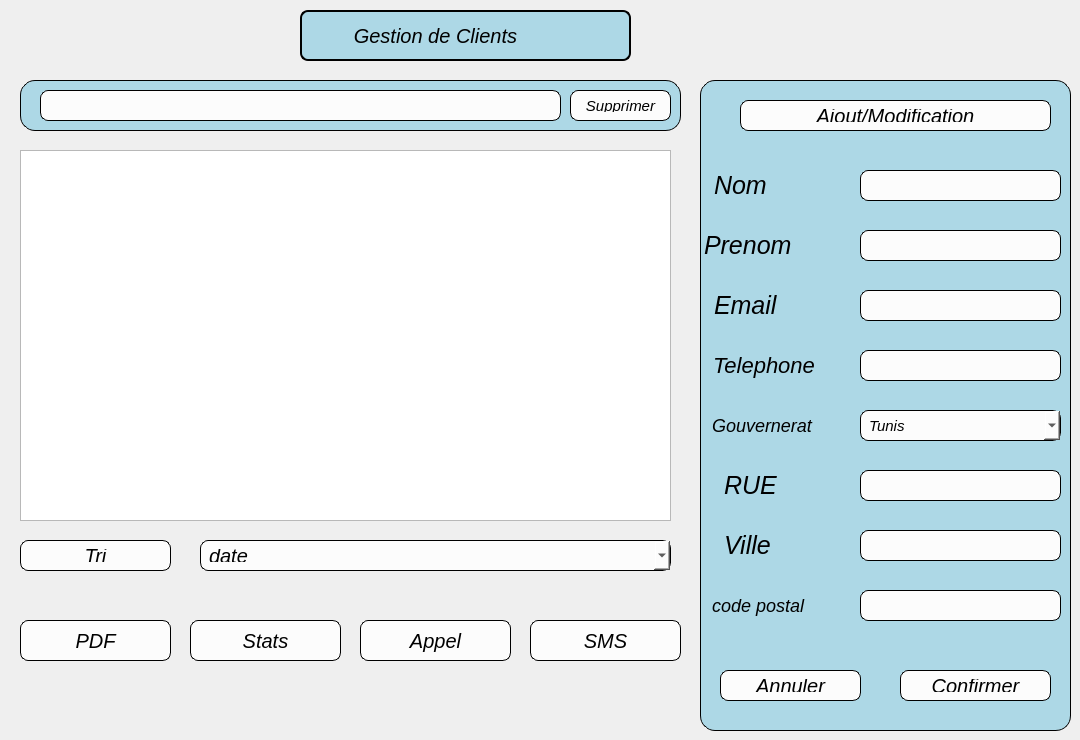
    <widget class="QWidget" name="page_2">
     <widget class="QPushButton" name="pushButton_16">
      <property name="geometry">
       <rect>
        <x>530</x>
        <y>620</y>
        <width>151</width>
        <height>41</height>
       </rect>
      </property>
      <property name="styleSheet">
       <string notr="true">
    background-color: #FCFCFC;   /* Fond rose pastel */
    border: 1px solid black;    /* Contour noir */
    border-radius: 8px;         /* Coins légèrement arrondis */
    color: black;               /* Couleur du texte */
    font-size: 20px;            /* Taille du texte */
    font-family: &quot;Lucida Handwriting&quot;;  /* Police artistique */
    font-style: italic;         /* Optionnel : style italique */
    padding: 8px;               /* Espacement interne */
</string>
      </property>
      <property name="text">
       <string>SMS</string>
      </property>
     </widget>
     <widget class="QPushButton" name="pushButton_17">
      <property name="geometry">
       <rect>
        <x>360</x>
        <y>620</y>
        <width>151</width>
        <height>41</height>
       </rect>
      </property>
      <property name="styleSheet">
       <string notr="true">
    background-color: #FCFCFC;   /* Fond rose pastel */
    border: 1px solid black;    /* Contour noir */
    border-radius: 8px;         /* Coins légèrement arrondis */
    color: black;               /* Couleur du texte */
    font-size: 20px;            /* Taille du texte */
    font-family: &quot;Lucida Handwriting&quot;;  /* Police artistique */
    font-style: italic;         /* Optionnel : style italique */
    padding: 8px;               /* Espacement interne */
</string>
      </property>
      <property name="text">
       <string>Appel</string>
      </property>
     </widget>
     <widget class="QPushButton" name="pushButtonStat">
      <property name="geometry">
       <rect>
        <x>190</x>
        <y>620</y>
        <width>151</width>
        <height>41</height>
       </rect>
      </property>
      <property name="styleSheet">
       <string notr="true">
    background-color: #FCFCFC;   /* Fond rose pastel */
    border: 1px solid black;    /* Contour noir */
    border-radius: 8px;         /* Coins légèrement arrondis */
    color: black;               /* Couleur du texte */
    font-size: 20px;            /* Taille du texte */
    font-family: &quot;Lucida Handwriting&quot;;  /* Police artistique */
    font-style: italic;         /* Optionnel : style italique */
    padding: 8px;               /* Espacement interne */
</string>
      </property>
      <property name="text">
       <string>Stats</string>
      </property>
     </widget>
     <widget class="QPushButton" name="pushButton_19">
      <property name="geometry">
       <rect>
        <x>20</x>
        <y>540</y>
        <width>151</width>
        <height>31</height>
       </rect>
      </property>
      <property name="styleSheet">
       <string notr="true">
    background-color: #FCFCFC;   /* Fond rose pastel */
    border: 1px solid black;    /* Contour noir */
    border-radius: 8px;         /* Coins légèrement arrondis */
    color: black;               /* Couleur du texte */
    font-size: 20px;            /* Taille du texte */
    font-family: &quot;Lucida Handwriting&quot;;  /* Police artistique */
    font-style: italic;         /* Optionnel : style italique */
    padding: 8px;               /* Espacement interne */
</string>
      </property>
      <property name="text">
       <string>Tri</string>
      </property>
     </widget>
     <widget class="QPushButton" name="Supprimer">
      <property name="geometry">
       <rect>
        <x>570</x>
        <y>90</y>
        <width>101</width>
        <height>31</height>
       </rect>
      </property>
      <property name="styleSheet">
       <string notr="true">
    background-color: #FCFCFC;   /* Fond rose pastel */
    border: 1px solid black;    /* Contour noir */
    border-radius: 8px;         /* Coins légèrement arrondis */
    color: black;               /* Couleur du texte */
    font-size: 15px;            /* Taille du texte */
    font-family: &quot;Lucida Handwriting&quot;;  /* Police artistique */
    font-style: italic;         /* Optionnel : style italique */
    padding: 8px;               /* Espacement interne */
</string>
      </property>
      <property name="text">
       <string>Supprimer</string>
      </property>
     </widget>
     <widget class="QPushButton" name="Annuler">
      <property name="geometry">
       <rect>
        <x>720</x>
        <y>670</y>
        <width>141</width>
        <height>31</height>
       </rect>
      </property>
      <property name="styleSheet">
       <string notr="true">
    background-color: #FCFCFC;   /* Fond rose pastel */
    border: 1px solid black;    /* Contour noir */
    border-radius: 8px;         /* Coins légèrement arrondis */
    color: black;               /* Couleur du texte */
    font-size: 20px;            /* Taille du texte */
    font-family: &quot;Lucida Handwriting&quot;;  /* Police artistique */
    font-style: italic;         /* Optionnel : style italique */
    padding: 8px;               /* Espacement interne */
</string>
      </property>
      <property name="text">
       <string>Annuler</string>
      </property>
     </widget>
     <widget class="QLabel" name="label_5">
      <property name="geometry">
       <rect>
        <x>300</x>
        <y>10</y>
        <width>331</width>
        <height>51</height>
       </rect>
      </property>
      <property name="styleSheet">
       <string notr="true">QLabel {
    background-color: #ADD8E6;   
    border: 2px solid black;    /* Contour noir */
    border-radius: 8px;         /* Coins légèrement arrondis */
    color: black;               /* Couleur du texte */
    font-size: 20px;            /* Taille du texte */
    font-family: &quot;Lucida Handwriting&quot;;  /* Police artistique */
    font-style: italic;         /* Optionnel : style italique */
    padding: 8px;               /* Espacement interne */
}</string>
      </property>
      <property name="text">
       <string>       Gestion de Clients</string>
      </property>
     </widget>
     <widget class="QPushButton" name="pushButton_22">
      <property name="geometry">
       <rect>
        <x>740</x>
        <y>100</y>
        <width>311</width>
        <height>31</height>
       </rect>
      </property>
      <property name="styleSheet">
       <string notr="true">
    background-color: #FCFCFC;   /* Fond rose pastel */
    border: 1px solid black;    /* Contour noir */
    border-radius: 8px;         /* Coins légèrement arrondis */
    color: black;               /* Couleur du texte */
    font-size: 20px;            /* Taille du texte */
    font-family: &quot;Lucida Handwriting&quot;;  /* Police artistique */
    font-style: italic;         /* Optionnel : style italique */
    padding: 8px;               /* Espacement interne */
</string>
      </property>
      <property name="text">
       <string>Ajout/Modification</string>
      </property>
     </widget>
     <widget class="QComboBox" name="comboBox_2">
      <property name="geometry">
       <rect>
        <x>200</x>
        <y>540</y>
        <width>471</width>
        <height>31</height>
       </rect>
      </property>
      <property name="styleSheet">
       <string notr="true">
    background-color: #FCFCFC;   /* Fond rose pastel */
    border: 1px solid black;    /* Contour noir */
    border-radius: 8px;         /* Coins légèrement arrondis */
    color: black;               /* Couleur du texte */
    font-size: 20px;            /* Taille du texte */
    font-family: &quot;Lucida Handwriting&quot;;  /* Police artistique */
    font-style: italic;         /* Optionnel : style italique */
    padding: 8px;               /* Espacement interne */
</string>
      </property>
      <item>
       <property name="text">
        <string>date</string>
       </property>
      </item>
      <item>
       <property name="text">
        <string>client</string>
       </property>
      </item>
      <item>
       <property name="text">
        <string>prix le plus eleve</string>
       </property>
      </item>
     </widget>
     <widget class="QPushButton" name="pushButton_23">
      <property name="geometry">
       <rect>
        <x>20</x>
        <y>620</y>
        <width>151</width>
        <height>41</height>
       </rect>
      </property>
      <property name="styleSheet">
       <string notr="true">
    background-color: #FCFCFC;   /* Fond rose pastel */
    border: 1px solid black;    /* Contour noir */
    border-radius: 8px;         /* Coins légèrement arrondis */
    color: black;               /* Couleur du texte */
    font-size: 20px;            /* Taille du texte */
    font-family: &quot;Lucida Handwriting&quot;;  /* Police artistique */
    font-style: italic;         /* Optionnel : style italique */
    padding: 8px;               /* Espacement interne */
</string>
      </property>
      <property name="text">
       <string>PDF</string>
      </property>
     </widget>
     <widget class="QTableView" name="tableView_2">
      <property name="geometry">
       <rect>
        <x>20</x>
        <y>150</y>
        <width>651</width>
        <height>371</height>
       </rect>
      </property>
     </widget>
     <widget class="QPushButton" name="Confirmer">
      <property name="geometry">
       <rect>
        <x>900</x>
        <y>670</y>
        <width>151</width>
        <height>31</height>
       </rect>
      </property>
      <property name="styleSheet">
       <string notr="true">
    background-color: #FCFCFC;   /* Fond rose pastel */
    border: 1px solid black;    /* Contour noir */
    border-radius: 8px;         /* Coins légèrement arrondis */
    color: black;               /* Couleur du texte */
    font-size: 20px;            /* Taille du texte */
    font-family: &quot;Lucida Handwriting&quot;;  /* Police artistique */
    font-style: italic;         /* Optionnel : style italique */
    padding: 8px;               /* Espacement interne */
</string>
      </property>
      <property name="text">
       <string>Confirmer</string>
      </property>
     </widget>
     <widget class="QLabel" name="label_6">
      <property name="geometry">
       <rect>
        <x>20</x>
        <y>80</y>
        <width>661</width>
        <height>51</height>
       </rect>
      </property>
      <property name="styleSheet">
       <string notr="true">    background-color: #ADD8E6;   
    border: 1px solid black;    /* Contour noir */
    border-radius: 15px;        /* Coins arrondis */
    color: black;               /* Couleur du texte */
    font-size: 16px;            /* Taille du texte */
    padding: 5px;               /* Espacement interne */</string>
      </property>
      <property name="text">
       <string/>
      </property>
     </widget>
     <widget class="QLabel" name="label_7">
      <property name="geometry">
       <rect>
        <x>700</x>
        <y>80</y>
        <width>371</width>
        <height>651</height>
       </rect>
      </property>
      <property name="styleSheet">
       <string notr="true">    background-color: #ADD8E6;   
    border: 1px solid black;    /* Contour noir */
    border-radius: 15px;        /* Coins arrondis */
    color: black;               /* Couleur du texte */
    font-size: 16px;            /* Taille du texte */
    padding: 5px;               /* Espacement interne */</string>
      </property>
      <property name="text">
       <string/>
      </property>
     </widget>
     <widget class="QLineEdit" name="lineEditNom">
      <property name="geometry">
       <rect>
        <x>860</x>
        <y>170</y>
        <width>201</width>
        <height>31</height>
       </rect>
      </property>
      <property name="styleSheet">
       <string notr="true">
    background-color: #FCFCFC;   /* Fond rose pastel */
    border: 1px solid black;    /* Contour noir */
    border-radius: 8px;         /* Coins légèrement arrondis */
    color: black;               /* Couleur du texte */
    font-size: 15px;            /* Taille du texte */
    font-family: &quot;Lucida Handwriting&quot;;  /* Police artistique */
    font-style: italic;         /* Optionnel : style italique */
    padding: 8px;               /* Espacement interne */
</string>
      </property>
     </widget>
     <widget class="QLineEdit" name="lineEditPrenom">
      <property name="geometry">
       <rect>
        <x>860</x>
        <y>230</y>
        <width>201</width>
        <height>31</height>
       </rect>
      </property>
      <property name="styleSheet">
       <string notr="true">
    background-color: #FCFCFC;   /* Fond rose pastel */
    border: 1px solid black;    /* Contour noir */
    border-radius: 8px;         /* Coins légèrement arrondis */
    color: black;               /* Couleur du texte */
    font-size: 15px;            /* Taille du texte */
    font-family: &quot;Lucida Handwriting&quot;;  /* Police artistique */
    font-style: italic;         /* Optionnel : style italique */
    padding: 8px;               /* Espacement interne */
</string>
      </property>
     </widget>
     <widget class="QLineEdit" name="lineEditEmail">
      <property name="geometry">
       <rect>
        <x>860</x>
        <y>290</y>
        <width>201</width>
        <height>31</height>
       </rect>
      </property>
      <property name="styleSheet">
       <string notr="true">
    background-color: #FCFCFC;   /* Fond rose pastel */
    border: 1px solid black;    /* Contour noir */
    border-radius: 8px;         /* Coins légèrement arrondis */
    color: black;               /* Couleur du texte */
    font-size: 15px;            /* Taille du texte */
    font-family: &quot;Lucida Handwriting&quot;;  /* Police artistique */
    font-style: italic;         /* Optionnel : style italique */
    padding: 8px;               /* Espacement interne */
</string>
      </property>
     </widget>
     <widget class="QLineEdit" name="lineEditTelephone">
      <property name="geometry">
       <rect>
        <x>860</x>
        <y>350</y>
        <width>201</width>
        <height>31</height>
       </rect>
      </property>
      <property name="styleSheet">
       <string notr="true">
    background-color: #FCFCFC;   /* Fond rose pastel */
    border: 1px solid black;    /* Contour noir */
    border-radius: 8px;         /* Coins légèrement arrondis */
    color: black;               /* Couleur du texte */
    font-size: 15px;            /* Taille du texte */
    font-family: &quot;Lucida Handwriting&quot;;  /* Police artistique */
    font-style: italic;         /* Optionnel : style italique */
    padding: 8px;               /* Espacement interne */
</string>
      </property>
     </widget>
     <widget class="QLineEdit" name="lineEditRue">
      <property name="geometry">
       <rect>
        <x>860</x>
        <y>470</y>
        <width>201</width>
        <height>31</height>
       </rect>
      </property>
      <property name="styleSheet">
       <string notr="true">
    background-color: #FCFCFC;   /* Fond rose pastel */
    border: 1px solid black;    /* Contour noir */
    border-radius: 8px;         /* Coins légèrement arrondis */
    color: black;               /* Couleur du texte */
    font-size: 15px;            /* Taille du texte */
    font-family: &quot;Lucida Handwriting&quot;;  /* Police artistique */
    font-style: italic;         /* Optionnel : style italique */
    padding: 8px;               /* Espacement interne */
</string>
      </property>
     </widget>
     <widget class="QLineEdit" name="lineEditVille">
      <property name="geometry">
       <rect>
        <x>860</x>
        <y>530</y>
        <width>201</width>
        <height>31</height>
       </rect>
      </property>
      <property name="styleSheet">
       <string notr="true">
    background-color: #FCFCFC;   /* Fond rose pastel */
    border: 1px solid black;    /* Contour noir */
    border-radius: 8px;         /* Coins légèrement arrondis */
    color: black;               /* Couleur du texte */
    font-size: 15px;            /* Taille du texte */
    font-family: &quot;Lucida Handwriting&quot;;  /* Police artistique */
    font-style: italic;         /* Optionnel : style italique */
    padding: 8px;               /* Espacement interne */
</string>
      </property>
     </widget>
     <widget class="QLineEdit" name="lineEditCode">
      <property name="geometry">
       <rect>
        <x>860</x>
        <y>590</y>
        <width>201</width>
        <height>31</height>
       </rect>
      </property>
      <property name="styleSheet">
       <string notr="true">
    background-color: #FCFCFC;   /* Fond rose pastel */
    border: 1px solid black;    /* Contour noir */
    border-radius: 8px;         /* Coins légèrement arrondis */
    color: black;               /* Couleur du texte */
    font-size: 15px;            /* Taille du texte */
    font-family: &quot;Lucida Handwriting&quot;;  /* Police artistique */
    font-style: italic;         /* Optionnel : style italique */
    padding: 8px;               /* Espacement interne */
</string>
      </property>
     </widget>
     <widget class="QLabel" name="label_8">
      <property name="geometry">
       <rect>
        <x>700</x>
        <y>160</y>
        <width>151</width>
        <height>51</height>
       </rect>
      </property>
      <property name="styleSheet">
       <string notr="true">    background-color: transparent;    /* Pas de fond */
    border: none;                     /* Pas de contour */
    color: black;                     /* Couleur du texte */
    font-size: 25px;                  /* Taille du texte */
    font-family: &quot;Lucida Handwriting&quot;;/* Police artistique */
    font-style: italic;               /* Italique */
    padding: 8px;                     /* Espacement interne */</string>
      </property>
      <property name="text">
       <string>Nom</string>
      </property>
     </widget>
     <widget class="QLabel" name="label_9">
      <property name="geometry">
       <rect>
        <x>690</x>
        <y>220</y>
        <width>151</width>
        <height>51</height>
       </rect>
      </property>
      <property name="styleSheet">
       <string notr="true">    background-color: transparent;    /* Pas de fond */
    border: none;                     /* Pas de contour */
    color: black;                     /* Couleur du texte */
    font-size: 25px;                  /* Taille du texte */
    font-family: &quot;Lucida Handwriting&quot;;/* Police artistique */
    font-style: italic;               /* Italique */
    padding: 8px;                     /* Espacement interne */</string>
      </property>
      <property name="text">
       <string>Prenom</string>
      </property>
     </widget>
     <widget class="QLabel" name="label_10">
      <property name="geometry">
       <rect>
        <x>700</x>
        <y>280</y>
        <width>151</width>
        <height>51</height>
       </rect>
      </property>
      <property name="styleSheet">
       <string notr="true">    background-color: transparent;    /* Pas de fond */
    border: none;                     /* Pas de contour */
    color: black;                     /* Couleur du texte */
    font-size: 25px;                  /* Taille du texte */
    font-family: &quot;Lucida Handwriting&quot;;/* Police artistique */
    font-style: italic;               /* Italique */
    padding: 8px;                     /* Espacement interne */</string>
      </property>
      <property name="text">
       <string>Email</string>
      </property>
     </widget>
     <widget class="QLabel" name="label_11">
      <property name="geometry">
       <rect>
        <x>700</x>
        <y>340</y>
        <width>181</width>
        <height>51</height>
       </rect>
      </property>
      <property name="styleSheet">
       <string notr="true">    background-color: transparent;    /* Pas de fond */
    border: none;                     /* Pas de contour */
    color: black;                     /* Couleur du texte */
    font-size: 22px;                  /* Taille du texte */
    font-family: &quot;Lucida Handwriting&quot;;/* Police artistique */
    font-style: italic;               /* Italique */
    padding: 8px;                     /* Espacement interne */</string>
      </property>
      <property name="text">
       <string>Telephone </string>
      </property>
     </widget>
     <widget class="QLabel" name="label_13">
      <property name="geometry">
       <rect>
        <x>710</x>
        <y>460</y>
        <width>151</width>
        <height>51</height>
       </rect>
      </property>
      <property name="styleSheet">
       <string notr="true">    background-color: transparent;    /* Pas de fond */
    border: none;                     /* Pas de contour */
    color: black;                     /* Couleur du texte */
    font-size: 25px;                  /* Taille du texte */
    font-family: &quot;Lucida Handwriting&quot;;/* Police artistique */
    font-style: italic;               /* Italique */
    padding: 8px;                     /* Espacement interne */</string>
      </property>
      <property name="text">
       <string>RUE</string>
      </property>
     </widget>
     <widget class="QLabel" name="label_14">
      <property name="geometry">
       <rect>
        <x>710</x>
        <y>520</y>
        <width>151</width>
        <height>51</height>
       </rect>
      </property>
      <property name="styleSheet">
       <string notr="true">    background-color: transparent;    /* Pas de fond */
    border: none;                     /* Pas de contour */
    color: black;                     /* Couleur du texte */
    font-size: 25px;                  /* Taille du texte */
    font-family: &quot;Lucida Handwriting&quot;;/* Police artistique */
    font-style: italic;               /* Italique */
    padding: 8px;                     /* Espacement interne */</string>
      </property>
      <property name="text">
       <string>Ville</string>
      </property>
     </widget>
     <widget class="QLabel" name="label_15">
      <property name="geometry">
       <rect>
        <x>700</x>
        <y>580</y>
        <width>161</width>
        <height>51</height>
       </rect>
      </property>
      <property name="styleSheet">
       <string notr="true">    background-color: transparent;    /* Pas de fond */
    border: none;                     /* Pas de contour */
    color: black;                     /* Couleur du texte */
    font-size: 18px;                  /* Taille du texte */
    font-family: &quot;Lucida Handwriting&quot;;/* Police artistique */
    font-style: italic;               /* Italique */
    padding: 8px;                     /* Espacement interne */</string>
      </property>
      <property name="text">
       <string>code postal</string>
      </property>
     </widget>
     <widget class="QLabel" name="label_16">
      <property name="geometry">
       <rect>
        <x>700</x>
        <y>400</y>
        <width>161</width>
        <height>51</height>
       </rect>
      </property>
      <property name="styleSheet">
       <string notr="true">    background-color: transparent;    /* Pas de fond */
    border: none;                     /* Pas de contour */
    color: black;                     /* Couleur du texte */
    font-size: 18px;                  /* Taille du texte */
    font-family: &quot;Lucida Handwriting&quot;;/* Police artistique */
    font-style: italic;               /* Italique */
    padding: 8px;                     /* Espacement interne */</string>
      </property>
      <property name="text">
       <string>Gouvernerat</string>
      </property>
     </widget>
     <widget class="QComboBox" name="comboBoxGouvernerat">
      <property name="geometry">
       <rect>
        <x>860</x>
        <y>410</y>
        <width>201</width>
        <height>31</height>
       </rect>
      </property>
      <property name="styleSheet">
       <string notr="true">
    background-color: #FCFCFC;   /* Fond rose pastel */
    border: 1px solid black;    /* Contour noir */
    border-radius: 8px;         /* Coins légèrement arrondis */
    color: black;               /* Couleur du texte */
    font-size: 15px;            /* Taille du texte */
    font-family: &quot;Lucida Handwriting&quot;;  /* Police artistique */
    font-style: italic;         /* Optionnel : style italique */
    padding: 8px;               /* Espacement interne */
</string>
      </property>
      <item>
       <property name="text">
        <string>Tunis</string>
       </property>
      </item>
      <item>
       <property name="text">
        <string>Ariana</string>
       </property>
      </item>
      <item>
       <property name="text">
        <string>Ben Arous</string>
       </property>
      </item>
      <item>
       <property name="text">
        <string>Bizerte</string>
       </property>
      </item>
      <item>
       <property name="text">
        <string>Mahdia</string>
       </property>
      </item>
      <item>
       <property name="text">
        <string>Monastir</string>
       </property>
      </item>
     </widget>
     <widget class="QLineEdit" name="lineEditRecherche">
      <property name="geometry">
       <rect>
        <x>40</x>
        <y>90</y>
        <width>521</width>
        <height>31</height>
       </rect>
      </property>
      <property name="styleSheet">
       <string notr="true">
    background-color: #FCFCFC;   /* Fond rose pastel */
    border: 1px solid black;    /* Contour noir */
    border-radius: 8px;         /* Coins légèrement arrondis */
    color: black;               /* Couleur du texte */
    font-size: 15px;            /* Taille du texte */
    font-family: &quot;Lucida Handwriting&quot;;  /* Police artistique */
    font-style: italic;         /* Optionnel : style italique */
    padding: 8px;               /* Espacement interne */
</string>
      </property>
     </widget>
     <zorder>label_7</zorder>
     <zorder>label_6</zorder>
     <zorder>pushButton_16</zorder>
     <zorder>pushButton_17</zorder>
     <zorder>pushButtonStat</zorder>
     <zorder>pushButton_19</zorder>
     <zorder>Supprimer</zorder>
     <zorder>Annuler</zorder>
     <zorder>label_5</zorder>
     <zorder>pushButton_22</zorder>
     <zorder>comboBox_2</zorder>
     <zorder>pushButton_23</zorder>
     <zorder>tableView_2</zorder>
     <zorder>Confirmer</zorder>
     <zorder>lineEditNom</zorder>
     <zorder>lineEditPrenom</zorder>
     <zorder>lineEditEmail</zorder>
     <zorder>lineEditTelephone</zorder>
     <zorder>lineEditRue</zorder>
     <zorder>lineEditVille</zorder>
     <zorder>lineEditCode</zorder>
     <zorder>label_8</zorder>
     <zorder>label_9</zorder>
     <zorder>label_10</zorder>
     <zorder>label_11</zorder>
     <zorder>label_13</zorder>
     <zorder>label_14</zorder>
     <zorder>label_15</zorder>
     <zorder>label_16</zorder>
     <zorder>comboBoxGouvernerat</zorder>
     <zorder>lineEditRecherche</zorder>
    </widget>
